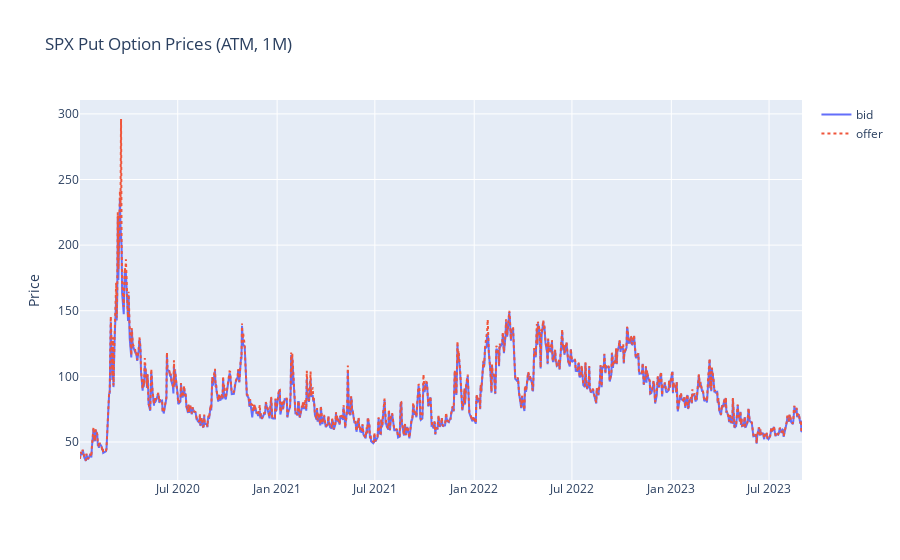

The notebook cell this image was saved under:
### Code cell
fig = go.Figure()

fig.add_trace(
    go.Scatter(
        x = df['date'],
        y = df['best_bid'],
        name = 'bid',
        opacity=1,
    )
)

fig.add_trace(
    go.Scatter(
        x = df['date'],
        y = df['best_offer'],
        name = 'offer',
        opacity= 1,
        line=dict(dash='dot')
    ),
)

fig.update_layout(title = 'SPX Put Option Prices (ATM, 1M)')
fig.update_yaxes(title = 'Price')
fig.show()

### Figure 1 — Plotly figure (JSON) as saved in the notebook; plotly's stock layout.template omitted (floating-point values rounded to 4 significant figures; data arrays with more than 128 entries replaced by an {"elided": "..."} marker saying what was removed)
{"data": [{"name": "bid", "opacity": 1, "type": "scatter", "x": {"elided": "916 str values"}, "y": {"elided": "916 float values"}}, {"line": {"dash": "dot"}, "name": "offer", "opacity": 1, "type": "scatter", "x": {"elided": "916 str values"}, "y": {"elided": "916 float values"}}], "layout": {"title": {"text": "SPX Put Option Prices (ATM, 1M)"}, "yaxis": {"title": {"text": "Price"}}}}
